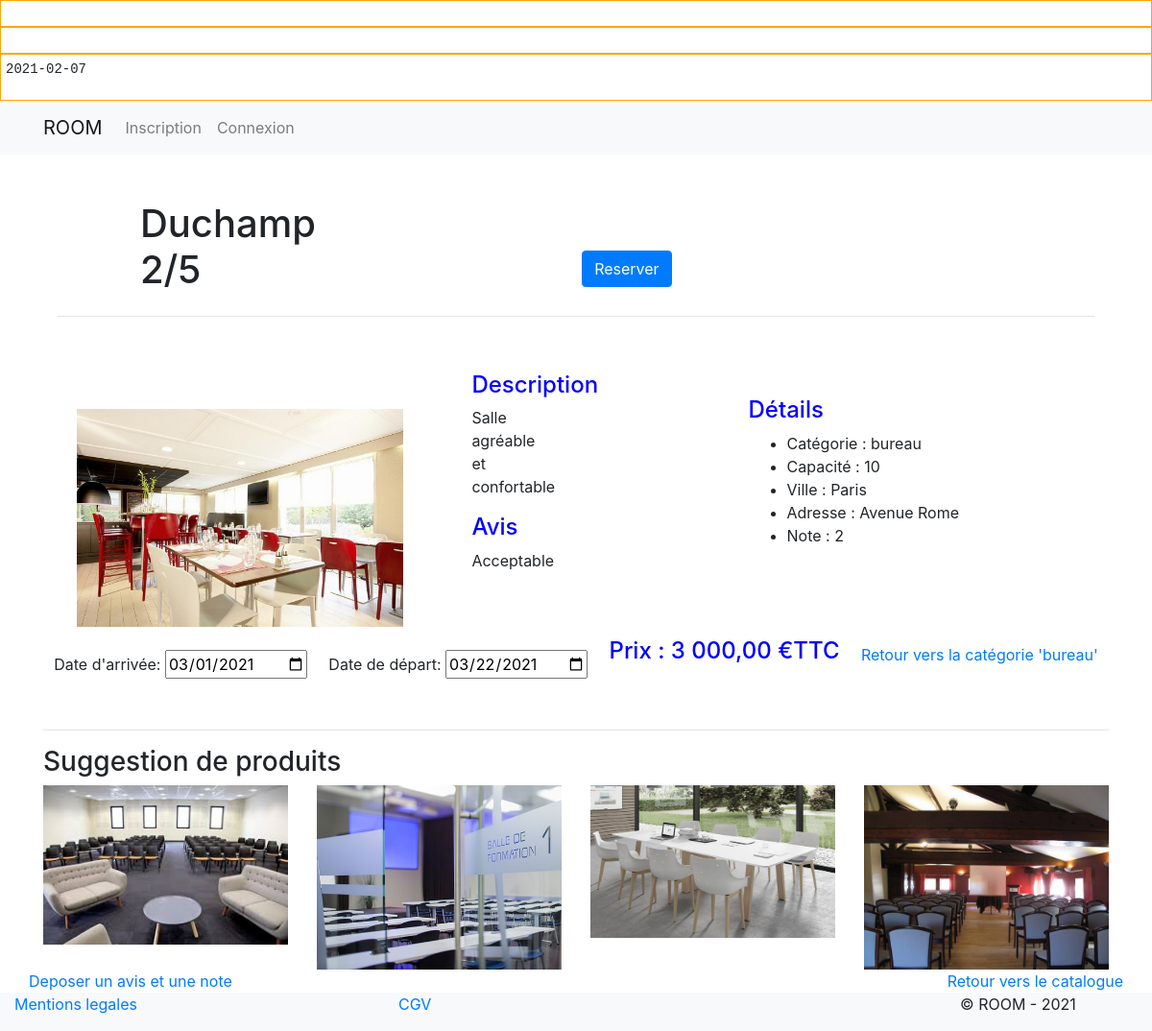
Page /fiche_produit.php?id_produit=4 on the committed database.
### tables this page shows
CREATE TABLE `produit` (
  `id_produit` int(3) NOT NULL,
  `id_salle` int(3) NOT NULL,
  `date_arrive` date NOT NULL,
  `date_depart` date NOT NULL,
  `prix` int(3) NOT NULL,
  `etat` enum('libre','reservation') NOT NULL
);

CREATE TABLE `salle` (
  `id_salle` int(3) NOT NULL,
  `titre` varchar(20) NOT NULL,
  `description` text NOT NULL,
  `photo` varchar(200) NOT NULL,
  `pays` varchar(20) NOT NULL,
  `ville` varchar(50) NOT NULL,
  `adresse` varchar(50) NOT NULL,
  `cp` int(5) NOT NULL,
  `capacite` int(3) NOT NULL,
  `categorie` enum('reunion','bureau','formation') NOT NULL
);

### fiche_produit.php (the view, shortened to what this page needs)
<?php
$reserver = '';
if (isset($_GET['id_produit'])) {
    $resultat = executeRequete("SELECT produit.id_salle, id_produit, date_arrive, date_depart, prix, salle.categorie, salle.photo, salle.adresse, salle.capacite, salle.ville, salle.titre, salle.description, AVG(avis.note) AS Note, commentaire FROM produit JOIN salle ON produit.id_salle = salle.id_salle JOIN avis ON produit.id_salle= avis.id_salle WHERE id_produit = :id_produit", array(':id_produit' => $_GET['id_produit']));
    $produit = $resultat->fetch(PDO::FETCH_ASSOC);
    extract($produit);
    $reserver .= '<a class="btn" href="?action=reserver&id_produit=' . $produit['id_produit'] . '"><button class="btn btn-primary">Reserver</button></a>';
}
else {
    header('location:index.php');
    exit;
}
$suggestion = '';
$resultat = executeRequete("SELECT produit.id_salle, id_produit, salle.titre, salle.photo FROM produit LEFT JOIN salle ON produit.id_salle = salle.id_salle WHERE id_produit != $id_produit ORDER BY RAND() LIMIT 4");
while ($autre_produit = $resultat->fetch(PDO::FETCH_ASSOC)) {
    $suggestion .= '<div class="col-sm-3">';
    $suggestion .= '<a href="?id_produit=' . $autre_produit['id_produit'] . '">';
    $suggestion .= '<img src="' . $autre_produit['photo'] . '" alt="' . $autre_produit['titre'] . '" class="img-fluid">';
    $suggestion .= '</a>';
    $suggestion .= '</div>';
}
require_once 'inc/header.php';
?>
<div class="container">
    <div class="row justify-content-around align-items-end">
        <div class="col-3">
            <div>
                <h1 class="mt-5"><?= $titre . ' ' . round($Note, 1) . '/5'; ?></h1>
            </div>
        </div>
        <div class="btn">
        <?php echo $reserver; ?>
        </div>
    </div>
    <hr>
    <div class="row mb-5 justify-content-around align-items-center">
        <div style="margin-top: 5rem" class="col-md-4">
            <img src="<?php echo $photo; ?>" alt="<?php echo $titre; ?>" class="img-fluid w-100%">
        </div>
        <div>
        <div class="col-4">
            <h4>Description</h4>
            <p style="padding-bottom:0"><?php echo $description; ?></p>
        </div>
        <div class="col-4">
            <h4>Avis</h4>
            <p style="padding-bottom:0"><?php echo $commentaire; ?></p>
        </div>
       </div>
        <div class="col-4">
            <h4>Détails</h4>
            <ul>
                <li>Catégorie : <?php echo $categorie; ?></li>
                <li>Capacité : <?php echo $capacite; ?></li>
                <li>Ville : <?php echo $ville; ?></li>
                <li>Adresse : <?php echo $adresse; ?></li>
                <li>Note : <?php echo round($Note, 1); ?></li>
            </ul>
        </div>
        <div class="mt-4">
            <label for="date_arrive">Date d'arrivée:</label>
            <input type="date" id="date_arrive" name="date_arrive" value="<?php echo $date_arrive ?? ''; ?>">
        </div>
        <div class="mt-4">
            <label for="date_depart">Date de départ:</label>
            <input type="date" id="date_depart" name="date_depart" value="<?php echo $date_depart ?? ''; ?>">
        </div>
        <h4>Prix : <?php echo number_format($prix, 2, ",", " "); ?> €TTC</h4>
        <div>
            <a href="index.php?categorie=<?php echo $categorie; ?>">Retour vers la catégorie '<?php echo $categorie; ?>'</a>
        </div>
    </div>
</div>
<hr class="mt-5">
<div class="row space-between">
    <div class="col-12">
        <h3>Suggestion de produits</h3>
    </div>
    <?php echo $suggestion; ?>
</div>
<div class="row justify-content-between">
    <div><a href="avis.php?id_salle=<?php echo $id_salle; ?>">Deposer un avis et une note</a></div>
    <div><a href="index.php">Retour vers le catalogue</a></div>
</div>
<?php
require_once 'inc/footer.php';
?>

### fiche_produit.php (style rules this page uses)
h4 { color: blue; }

### rows in the picture
produit: id_salle.titre "Duchamp", id_salle.photo (picture), id_salle.description "Salle agréable et confortable", id_salle.categorie "bureau", id_salle.capacite "10", id_salle.ville "Paris", id_salle.adresse "Avenue Rome", date_arrive "03/01/2021", date_depart "03/22/2021", prix "3 000,00"
produit: id_salle.photo (picture)
produit: id_salle.photo (picture)
produit: id_salle.photo (picture)
produit: id_salle.photo (picture)

### other values in the picture
$Note "2"
$commentaire "Acceptable"
